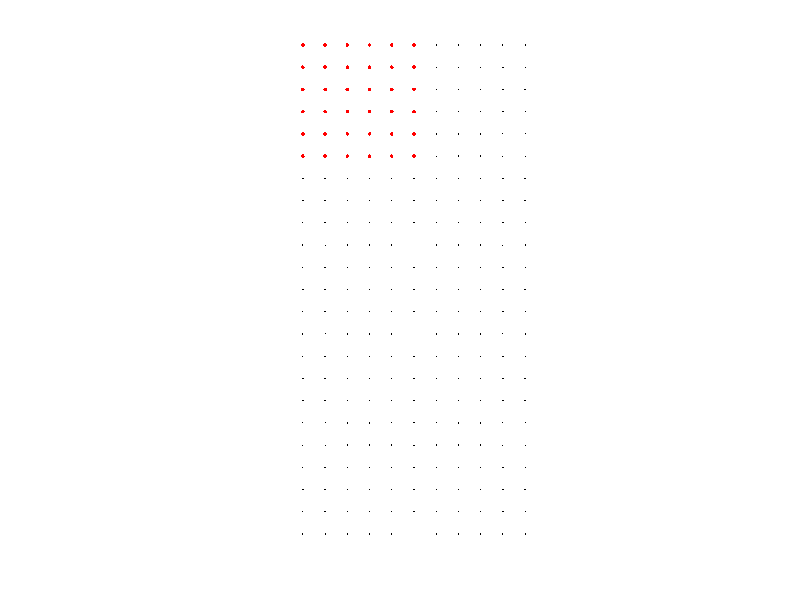

Recreate this plot in MATLAB.
% Grid dimensions
nRows = 23;
nCols = 11;

% Create grid coordinates
[X, Y] = meshgrid(1:nCols, 1:nRows);

figure('Color', 'w');
hold on;

% Plot all electrodes as black dots
scatter(X(:), Y(:), 1, 'k', 'filled');

% Bottom-left 5x5 electrodes (active channels)
% activeX = X(end-4:end, 1:5);
% activeY = Y(end-4:end, 1:5);

% Top-left 5x5 electrodes (active channels)
activeX = X(1:6, 1:6);
activeY = Y(1:6, 1:6);


% Plot active electrodes as larger red dots
scatter(activeX(:), activeY(:), 7, 'r', 'filled');

% Formatting
axis equal;
axis tight;
axis off;
set(gca, 'YDir', 'reverse');

hold off;
